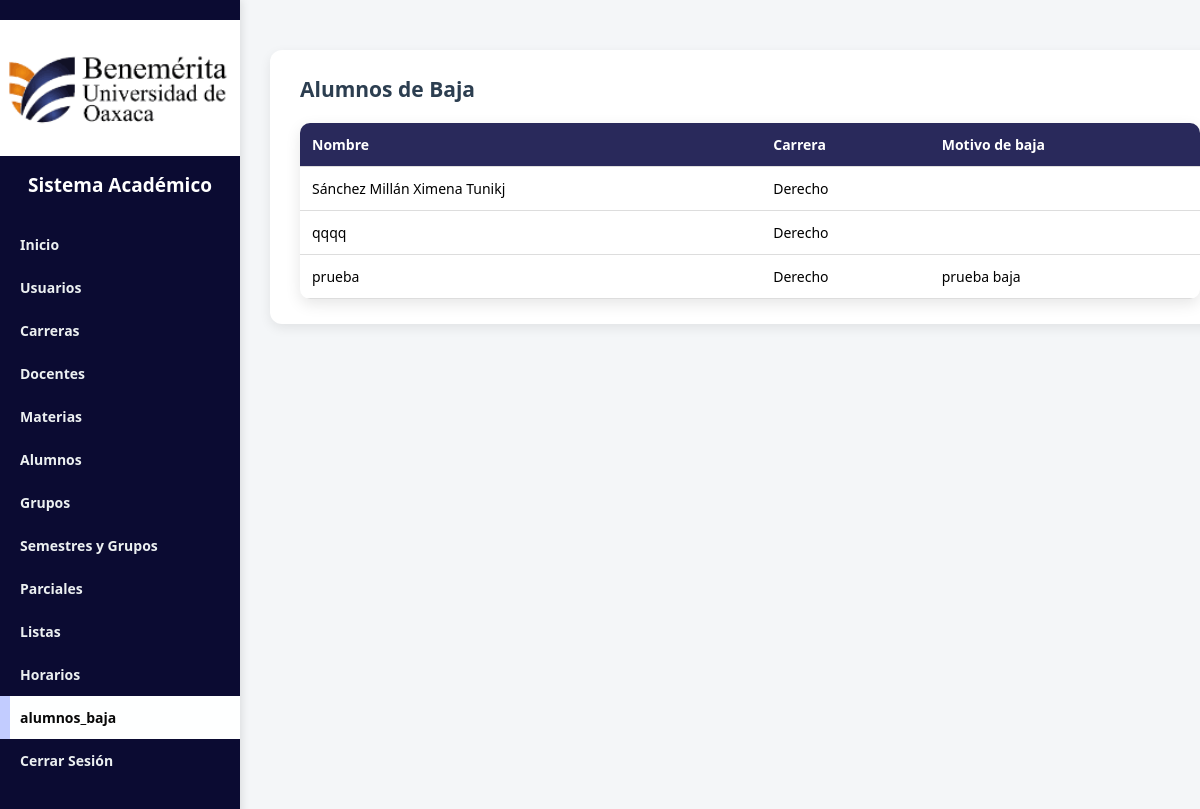
/views/alumnos_baja.php (signed in), run on the app's committed database.
### tables this page shows
CREATE TABLE `alumnos` (
  `id_alumno` int(11) NOT NULL AUTO_INCREMENT,
  `nombre` varchar(150) NOT NULL,
  `id_grupo` int(11) DEFAULT NULL,
  `id_carrera` int(11) NOT NULL,
  `status` enum('activo','baja') NOT NULL DEFAULT 'activo',
  `motivo_baja` varchar(255) DEFAULT NULL,
  PRIMARY KEY (`id_alumno`),
  KEY `id_grupo` (`id_grupo`),
  KEY `fk_alumno_carrera` (`id_carrera`)
);

CREATE TABLE `carreras` (
  `id_carrera` int(11) NOT NULL AUTO_INCREMENT,
  `nombre` varchar(150) NOT NULL,
  `clave` varchar(20) DEFAULT NULL,
  PRIMARY KEY (`id_carrera`)
);

### models/AlumnosModel.php (called while the page is built, shortened)
<?php
class AlumnosModel {
    private $conn;
    public function __construct($conexion){
        $this->conn = $conexion;
    }
public function getAlumnosBaja($id_carrera = null){
    $sql = "SELECT
                a.id_alumno,
                a.nombre,
                a.motivo_baja,
                c.nombre AS carrera
            FROM alumnos a
            JOIN carreras c ON a.id_carrera = c.id_carrera
            WHERE a.status = 'baja'";
    if ($id_carrera) {
        $sql .= " AND a.id_carrera = ?";
        $stmt = $this->conn->prepare($sql);
        $stmt->bind_param("i", $id_carrera);
        $stmt->execute();
        $result = $stmt->get_result();
    } else {
        $result = $this->conn->query($sql);
    }
    return $result->fetch_all(MYSQLI_ASSOC);
}
}
?>

### views/alumnos_baja.php (the view, shortened to what this page needs)
<?php
require_once "../config/conexion.php";
require_once "../models/AlumnosModel.php";
$rol = $_SESSION['rol'];
$id_carrera = ($rol === 'coordinador') ? $_SESSION['id_carrera'] : null;
$alumnosModel = new AlumnosModel($conn);
$alumnosBaja = $alumnosModel->getAlumnosBaja($id_carrera);
?>
<div class="container-form">
    <h2>Alumnos de Baja</h2>
    <table class="tabla-docentes">
        <thead>
            <tr>
                <th>Nombre</th>
                <th>Carrera</th>
                <th>Motivo de baja</th>
            </tr>
        </thead>
        <tbody>
            <?php if (!empty($alumnosBaja)): ?>
                <?php foreach ($alumnosBaja as $a): ?>
                    <tr>
                        <td><?= htmlspecialchars($a['nombre']) ?></td>
                        <td><?= htmlspecialchars($a['carrera']) ?></td>
                        <td><?= htmlspecialchars($a['motivo_baja'] ?? '-') ?></td>
                    </tr>
                <?php endforeach; ?>
            <?php else: ?>
                <tr>
                    <td colspan="3">No hay alumnos de baja.</td>
                </tr>
            <?php endif; ?>
        </tbody>
    </table>
</div>
<?php
include "dashboard.php";
?>

### css/styles.css (style rules this page uses)
html { font-size: 14px; }
body { font-family: "Segoe UI", Tahoma, Geneva, Verdana, sans-serif; background: #f4f6f8; margin: 0; padding: 0; font-size: 1rem; }
.container-form { width: 100%; max-width: 1000px; margin: 20px auto; background: #fff; padding: 25px 30px; border-radius: 12px; box-shadow: 0 4px 12px rgba(0, 0, 0, 0.08); }
.container-form h2 { margin-top: 0; margin-bottom: 20px; color: #2c3e50; font-weight: 700; font-size: 1.5rem; }
.tabla-docentes { width: 100%; border-collapse: collapse; background-color: #fff; border-radius: 10px; overflow: hidden; box-shadow: 0 5px 15px rgba(0, 0, 0, 0.1); }
.tabla-docentes th, .tabla-docentes td { padding: 12px; text-align: left; border-bottom: 1px solid #ddd; }
.tabla-docentes th { background-color: #29295b; color: #fff; }

### data on the page
alumnos: nombre "Sánchez Millán Ximena Tunikj", id_carrera.nombre "Derecho"
alumnos: nombre "qqqq", id_carrera.nombre "Derecho"
alumnos: nombre "prueba", id_carrera.nombre "Derecho", motivo_baja "prueba baja"
